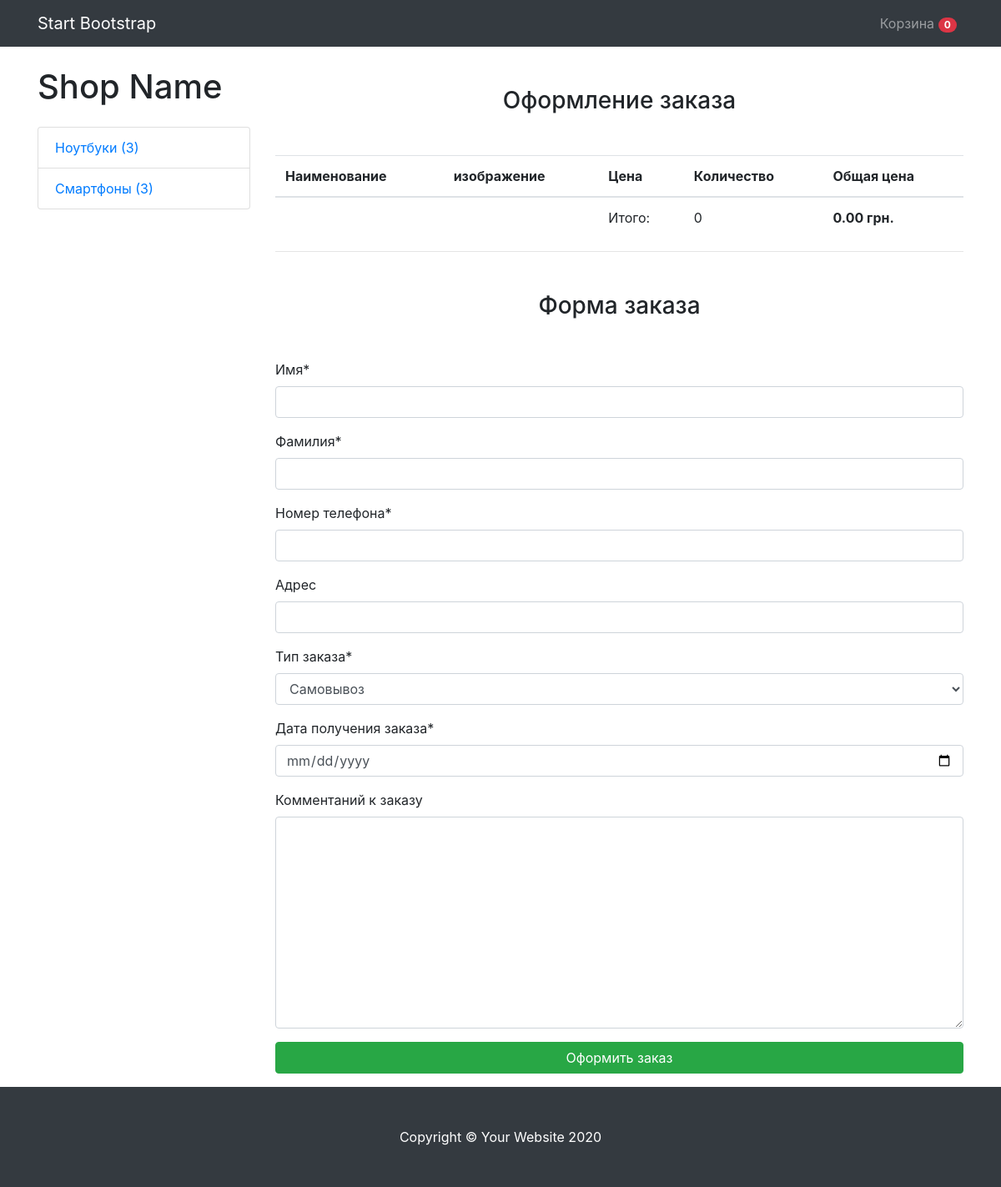
/checkout/ (signed in), run on an earlier commit of the app's database.
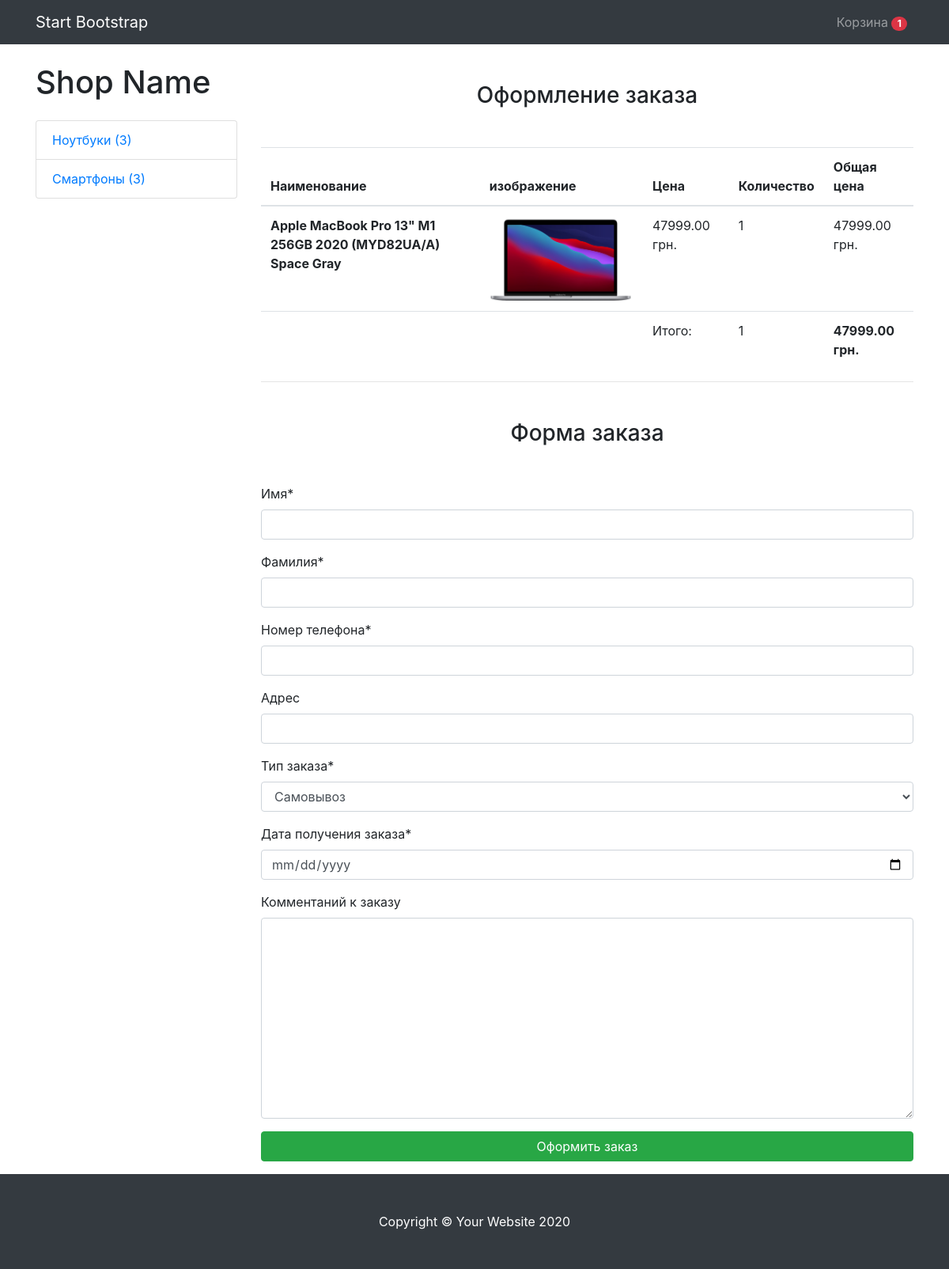
And on a later commit of the database.
### mainapp/models.py (models this page shows, shortened)
class Cart(models.Model):
    owner = models.ForeignKey("Customer", null=True, verbose_name="Владелец", on_delete=models.CASCADE)
    products = models.ManyToManyField(CartProduct, blank=True, related_name="related_cart")    # связь с объектом CartProdukt (многие ко многим). blank=True - для проверки даных. поле может быть пустым
    total_product = models.PositiveIntegerField(default=0)
    final_price = models.DecimalField(
        max_digits=9, decimal_places=2, verbose_name="Общая цена", default=0
    )
    in_order = models.BooleanField(default=False)    # для определения является корзина в заказе или нет (по умолчанию - нет)
    for_anonymous_user = models.BooleanField(default=False)

class Category(models.Model):
    name = models.CharField(max_length=255, verbose_name="Имя категории")    # строка из 255 символов
    slug = models.SlugField(unique=True)    # уникальный слаг для URL
    objects = CategoryManager()
    def get_absolute_url(self):    # настройка url
        return reverse("mainapp:category_detail", kwargs={"slug": self.slug})

class CartProduct(models.Model):
    user = models.ForeignKey("Customer", verbose_name="Покупатель", on_delete=models.CASCADE)    #? первый аргумент
    cart = models.ForeignKey(
        "Cart", verbose_name="Корзина", on_delete=models.CASCADE, related_name="related_products"
    )    # related_name - название, используемое для обратной связи от связанной модели
    content_type = models.ForeignKey(ContentType, on_delete=models.CASCADE)    # ContentType - микрофреймворк который видетвсе модели в Install apps (все модели которые есть в проекте)
    object_id = models.PositiveIntegerField()
    content_object = GenericForeignKey("content_type", "object_id")
    qty = models.PositiveIntegerField(default=1)    # челое число больше нуля
    final_price = models.DecimalField(max_digits=9, decimal_places=2, verbose_name="Общая цена")

class Product(models.Model):
    class Meta:
        abstract = True  # делает данную модель обстрактной (созлать для нее миграцию не возможно) (некий каркас для продукта)
    category = models.ForeignKey(Category, verbose_name="Категория",
                                 on_delete=models.CASCADE)  # связь с объектом Category (один ко многим)
    title = models.CharField(max_length=255, verbose_name="Наименование")
    slug = models.SlugField(unique=True)
    image = models.ImageField(verbose_name="Изображение", upload_to="mainapp/")    # изображение (аргумент <upload_to=""> - путь сохранения файла)
    description = models.TextField(verbose_name="Описание", null=True)  # большой текст (null=True - может быть пустым)
    price = models.DecimalField(max_digits=9, decimal_places=2,
                                verbose_name="Цена")  # 1-количество цифр 2-цифры после запятой

class Notebook(Product):
    diagonal = models.CharField(max_length=255, verbose_name="Диагональ")
    display_type = models.CharField(max_length=255, verbose_name="Тип дисплея")
    processor_freq = models.CharField(max_length=255, verbose_name="Частота процессора")
    ram = models.CharField(max_length=255, verbose_name="Оперативная память")
    video = models.CharField(max_length=255, verbose_name="Видеокарта")
    time_without_charge = models.CharField(max_length=255, verbose_name="Время работы аккумулятора")

### mainapp/views.py (the view)
# urls.py: path("checkout/", views.CheckoutView.as_view(), name="checkout"),
class CheckoutView(CartMixin, View):
    def get(self, request, *args, **kwargs):
        categories = Category.objects.get_categories_for_left_sidebar()
        form = OrderForm(request.POST or None)    # пост запрос или ничего (инстансирование формы)
        context = {
            "cart": self.cart,
            "categories": categories,
            "form": form,
        }
        return render(request, "mainapp/checkout.html", context)

### mainapp/forms.py
class OrderForm(forms.ModelForm):
    def __init__(self, *args, **kwargs):
        super().__init__(*args, **kwargs)
        self.fields["order_date"].label = "Дата получения заказа"    # для отображения коректной надписи в форме
    order_date = forms.DateField(widget=forms.TextInput(attrs={"type": "date"}))    # для упрощения выбора даты (как на календаре)
    class Meta:
        model = Order    # модель с которой необходимо работать
        fields = (    # поля которые необходимо отрендерить в шаблоне
            "first_name", "last_name", "phone",
            "address", "buying_type", "order_date", "comment"
        )

### mainapp/models.py (called while the page is built)
def get_models_for_count(*model_names):
    return [models.Count(model_name) for model_name in model_names]

    def get_queryset(self):
        return super().get_queryset()

### templates/mainapp/checkout.html (shortened to what this page needs)
{% extends "base/base.html" %}
{% load crispy_forms_tags %}
{% block content %}
<h3 class="text-center mt-5 mb-5">Оформление заказа</h3>
<table class="table">
    <thead>
        <tr>
            <th scope="col">Наименование</th>
            <th scope="col">изображение</th>
            <th scope="col">Цена</th>
            <th scope="col">Количество</th>
            <th scope="col">Общая цена</th>
        </tr>
    </thead>
    <tbody>
        {% for item in cart.products.all %}
        <tr>
            <th scope="row">{{ item.content_object.title }}</th>
            <td class="w-25"><img src="{{ item.content_object.image.url }}" class="img-fluid"></td>
            <td>{{ item.content_object.price }} грн.</td>
            <td>{{ item.qty }}</td>
            <td>{{ item.final_price }} грн.</td>
        </tr>
        {% endfor %}
            <tr>
                <td colspan="2"></td>
                <td>Итого:</td>
                <td>{{ cart.total_product }}</td>
                <td><strong>{{ cart.final_price }} грн.</strong></td>
            </tr>
    </tbody>
</table>
<hr>
<form action="{% url 'mainapp:make_order' %}" method="POST">
    <h3 class="text-center mt-5 mb-5">Форма заказа</h3>
    {{ form|crispy }}
    <input type="submit" class="btn btn-success btn-block mb-3" value="Оформить заказ">
</form>
{% endblock content %}

### templates/base/base.html (shortened to what this page needs)
{% load static %}
<!DOCTYPE html>
<html lang="en">
<head>
  <link href="{% static 'mainapp/vendor/bootstrap/css/bootstrap.min.css' %}" rel="stylesheet">
  <link href="{% static 'mainapp/css/shop-homepage.css' %}" rel="stylesheet">
</head>
<body>
  <nav class="navbar navbar-expand-lg navbar-dark bg-dark fixed-top">
    <div class="container">
      <a class="navbar-brand" href="#">Start Bootstrap</a>
      <div class="collapse navbar-collapse" id="navbarResponsive">
        <ul class="navbar-nav ml-auto">
          <li class="nav-item">
            <a class="nav-link" href="{% url 'mainapp:cart' %}">Корзина <span class="badge badge-pill badge-danger">{{ cart.products.count }}</span></a>
          </li>
        </ul>
      </div>
    </div>
  </nav>
  <div class="container">
    <div class="row">
      <div class="col-lg-3">
        <h1 class="my-4">Shop Name</h1>
        <div class="list-group">
          {% for category in categories %}
          <a href="{{ category.url }}" class="list-group-item">{{ category.name }} ({{ category.count }})</a>
          {% endfor %}
        </div>
      </div>
      <div class="col-lg-9">
        {% block content %}{% endblock content %}
      </div>
    </div>
  </div>
  <footer class="py-5 bg-dark">
    <div class="container">
      <p class="m-0 text-center text-white">Copyright &copy; Your Website 2020</p>
    </div>
  </footer>
</body>
</html>

What changed in the data, as far as the page shows it:
changed Cart: products.count "0" → "1"; total_product "0" → "1"; final_price "0.00" → "47999.00"
added CartProduct: content_object "Apple MacBook Pro 13\" M1 256GB 2020 (MYD82UA/A) Space Gray", content_object.image (picture), content_object.price "47999.00", qty "1", final_price "47999.00"
